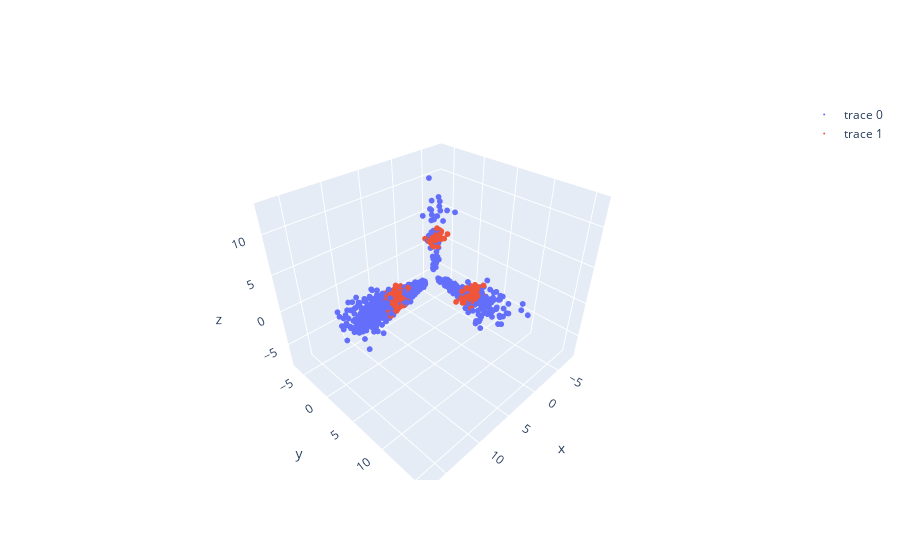

Source (notebook cell):
### Code cell
mmhat = model.predict(x)
mmhat2 = model.predict(5+0*x)

fig = go.Figure(data=[go.Scatter3d(x=mmhat[:,0], y=mmhat[:,1], z=mmhat[:,2],
                                   mode='markers', marker=dict(size=2)),
                      go.Scatter3d(x=mmhat2[:,0], y=mmhat2[:,1], z=mmhat2[:,2],
                                   mode='markers', marker=dict(size=2))])


fig.show()

### Figure 1 — Plotly figure (JSON) as saved in the notebook; plotly's stock layout.template omitted (floating-point values rounded to 4 significant figures; data arrays with more than 128 entries replaced by an {"elided": "..."} marker saying what was removed)
{"data": [{"marker": {"size": 2}, "mode": "markers", "type": "scatter3d", "x": {"elided": "1250 float values"}, "y": {"elided": "1250 float values"}, "z": {"elided": "1250 float values"}}, {"marker": {"size": 2}, "mode": "markers", "type": "scatter3d", "x": {"elided": "1250 float values"}, "y": {"elided": "1250 float values"}, "z": {"elided": "1250 float values"}}], "layout": {}}
